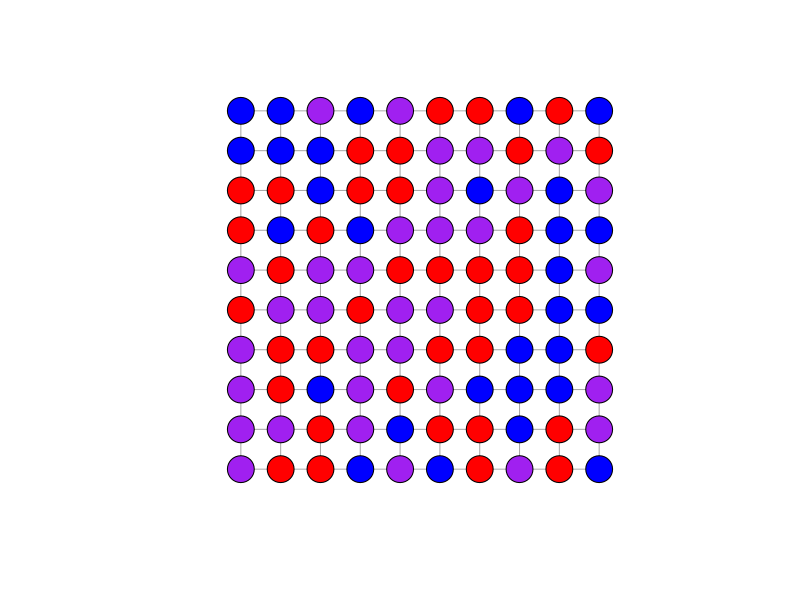
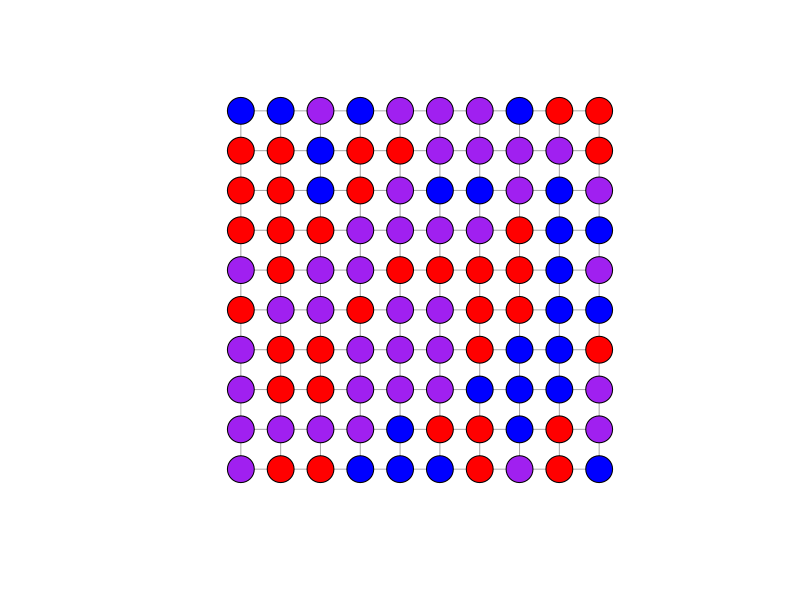
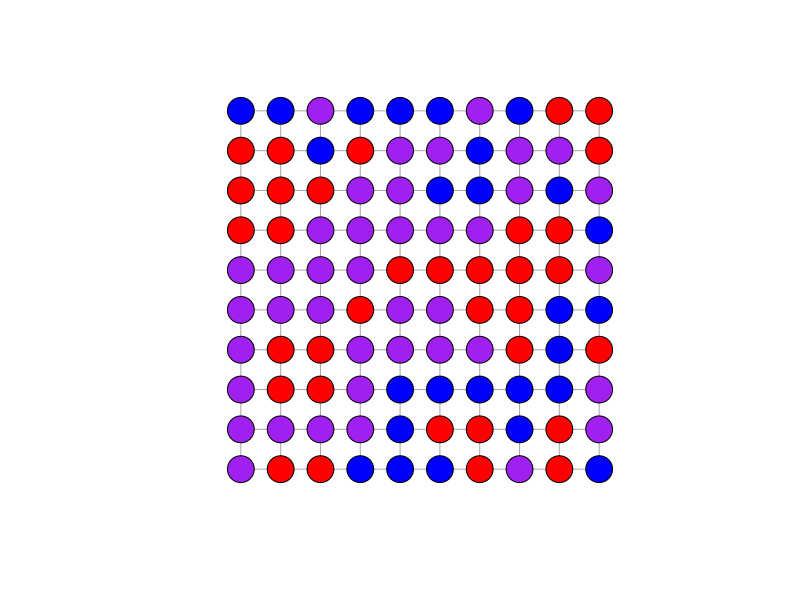
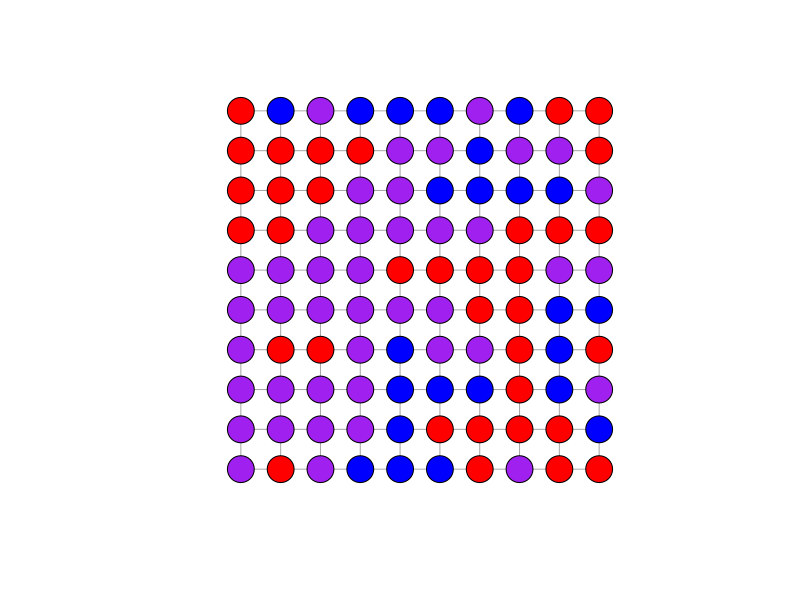
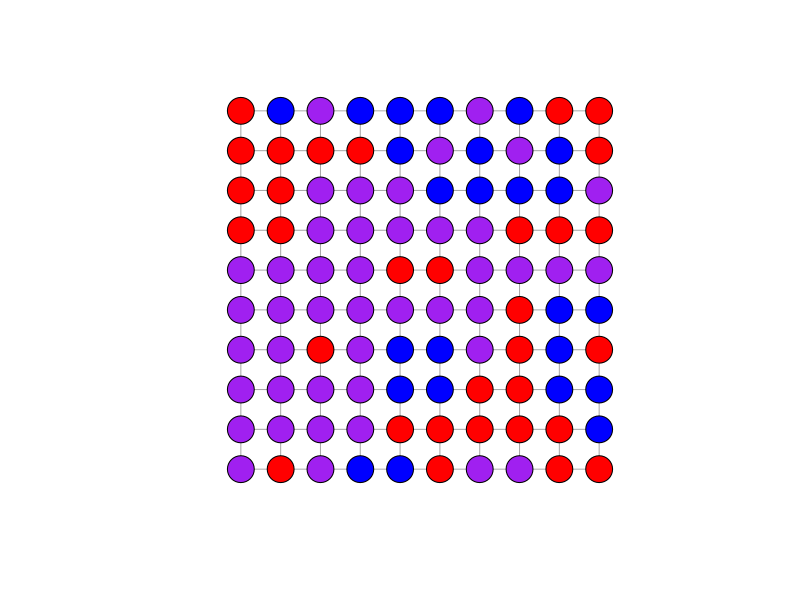
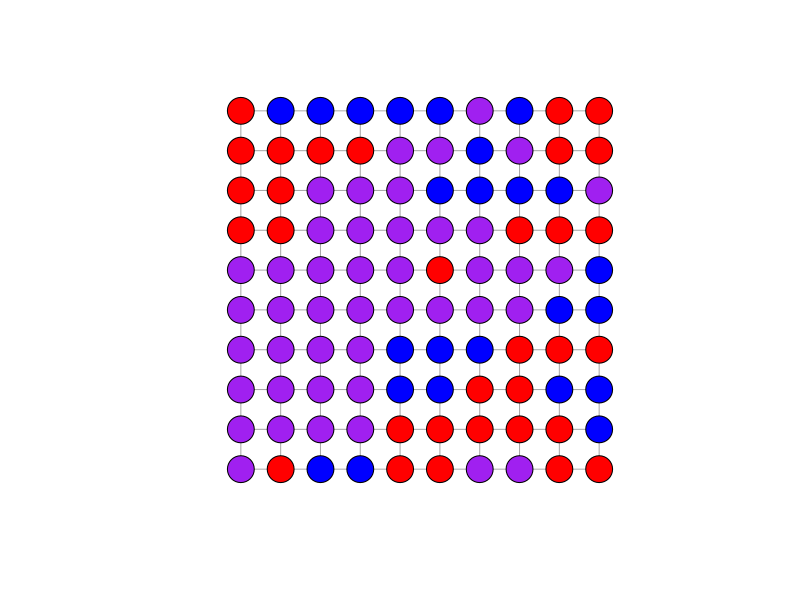
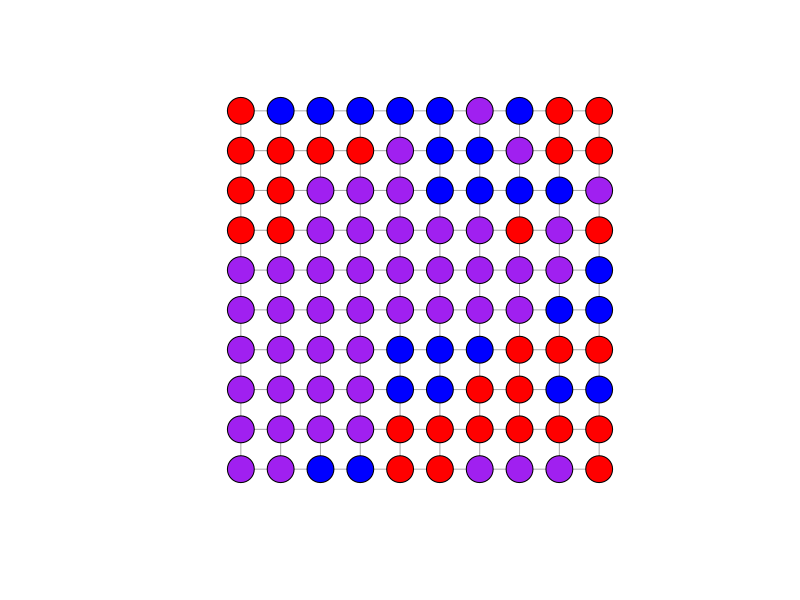
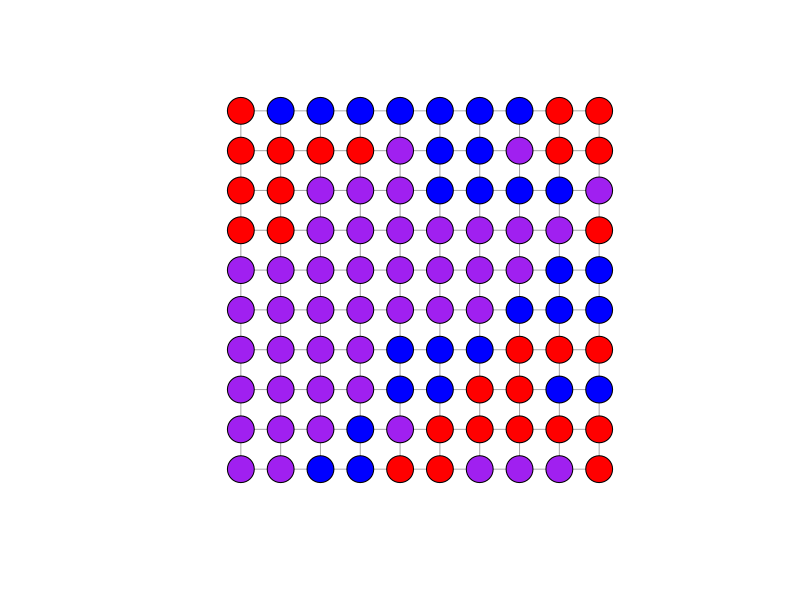

These figures' R source, in order:
## ---- chunk 1
# RMarkdown
knitr::opts_chunk$set(echo = TRUE)

# Packages
library(igraph)
library(reshape2)
library(ggplot2)
## ---- chunk 2
# Define function to simulate simple game 
simple_RPS <- function(n_rounds){
  
  # Define size of the lattice
  side_length <- 10 
  
  # Create an empty data.frame to store strategy frequencies
  strat_freq <- data.frame()
  
  # Create a lattice network using the igraph package
  l <- graph.lattice(length = side_length, dim = 2)
  
  # Every individual (vertices) chooses a strategy at random
  V(l)$weapon <- sample(c(1:3), size = length(V(l)), replace = T)
  
  # Colour the different options
  V(l)[weapon==1]$color <- "purple" # Paper
  V(l)[weapon==2]$color <- "blue" # Scissors (sapphire)
  V(l)[weapon==3]$color <- "red" # Rock
  
  # Initial arrangement: 
  plot(l,
       layout = as.matrix(expand.grid(1:side_length, 1:side_length)),
       vertex.label=NA)
  
  # Simulate n rounds
  for(t in 1:n_rounds){
    
    # Pick a random agent
    from <- as.numeric(sample(V(l), 1))
    # Find its neighbours
    nei <- neighbors(l, v = from, mode = 'all')
    
    # If there is only one weapon type left, then stop simulation 
    if(length(unique(V(l)$weapon))==1) {
      stop(paste(unique(V(l)$weapon),
                 'has won the game after',
                 t,
                 'rounds!'))
      } else {
        # If there are multiple weapon types then choose 1 of agent's neighbours
        to <- sample(nei, 1)
        from_to <- c(from, to)
        
        # Find both their weapon types
        w <- as.numeric(V(l)$weapon[from_to])
        
        # If both weapons are equal, nothing happens:
        if(w[1]==w[2]) {} else{
          
          # If one chooses Rock and the other Paper, Paper wins:
          if(max(w) == 3 && min(w) == 1) {
            V(l)$weapon[from_to[w==3]] <- "1" 
            }
          else{
            # For the two other cases, the better weapon wins:
            V(l)$weapon[from_to[w == min(w)]] <- V(l)$weapon[from_to[w == max(w)]]
            }
          }
        }
    
    # Record the frequency of each strategy for each round
    strat_freq <- rbind(strat_freq,
                        c(sum(V(l)$"weapon" == "1"),
                          sum(V(l)$"weapon" == "2"),
                          sum(V(l)$"weapon" == "3")))
    
    # Plot the lattice network every 25th round
    if(t %% 25 == 0){
      V(l)[weapon==1]$color <- "purple" # Paper
      V(l)[weapon==2]$color <- "blue" # Scissors
      V(l)[weapon==3]$color <- "red" # Rock
      
      plot(l,
           layout = as.matrix(expand.grid(1:side_length, 1:side_length)),
           vertex.label=NA)
      }
    }

# Viz changes over time 
names(strat_freq) <- c("Paper", "Scissors", "Rock")
s <- melt(strat_freq)
s$time <- 1:nrow(strat_freq)

ggplot(s, aes(x = time, y = value, col = variable)) + 
  geom_line() + 
  scale_y_continuous("Frequency") +
  scale_x_continuous("Time") +
  scale_color_discrete("Strategy") +
  theme_minimal() +
  theme(axis.title.y = element_text(angle = 0, vjust = 0.5))
}
## ---- chunk 3
# Play for 1000 rounds
simple_RPS(n_rounds = 1000)
